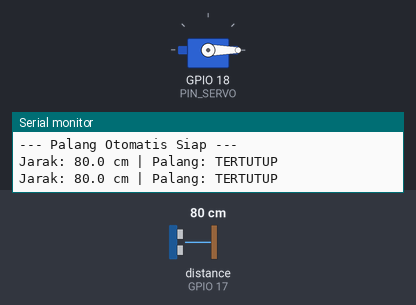
Bench run of a sketch on a simulated ESP32. Shown: servo, the last lines printed to the serial monitor. Wiring (inferred from the names in the program): ultrasonic range finder: trigger GPIO 5; echo GPIO 17. The inputs (shaded band) are chosen by the test bench; at power-on: distance to the obstacle (sensor on GPIO 17) 80 cm. The echo pulse lasts 58.3 µs per cm.

Above: at 1.2 s.
1.3 s: distance to the obstacle (sensor on GPIO 17) set to 12 cm
2.8 s: distance to the obstacle (sensor on GPIO 17) set to 9 cm
At 3.8 s:
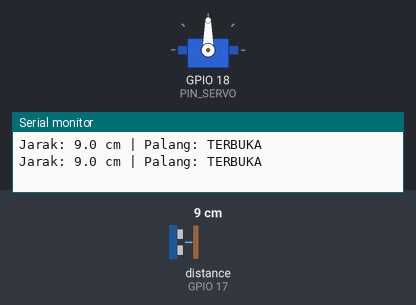
Timing chart, 0 to 5.8 s (numbered marks = the images above; inputs shaded):
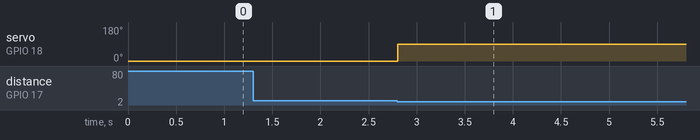

Measured:
- the behaviour switches between 11 and 10 cm on distance to the obstacle (sensor on GPIO 17) (found by bisection; images 0 and 1)
- after the input at 2.8 s, servo on GPIO 18 (PIN_SERVO): 0° → 90° at once

The sketch:

soal4_palang_servo.ino
```cpp
/*
 * UTS Praktikum IoT - Soal 4: Mekanisme Palang Otomatis Berbasis Motor Servo
 * Servo SG90 sinyal -> GPIO 18
 * HC-SR04 Trig -> GPIO 5, Echo -> GPIO 17
 *
 * Jarak objek < 10 cm  -> servo 90 derajat (palang TERBUKA)
 * Jarak objek >= 10 cm -> servo 0 derajat  (palang TERTUTUP)
 *
 * Library: ESP32Servo
 */
#include <Arduino.h>
#include <ESP32Servo.h>

const int PIN_SERVO = 18;
const int PIN_TRIG  = 5;
const int PIN_ECHO  = 17;

const float JARAK_BUKA_CM = 10.0;    // batas deteksi objek
const int   SUDUT_BUKA    = 90;
const int   SUDUT_TUTUP   = 0;

const unsigned long INTERVAL_UKUR_MS  = 100;    // ukur jarak 10 kali per detik
const unsigned long INTERVAL_CETAK_MS = 500;    // cetak log tiap 0,5 detik
const unsigned long TIMEOUT_ECHO_US   = 30000;  // 30 ms = sekitar 5 m (tanpa echo = di luar jangkauan)

Servo servoPalang;
bool palangTerbuka = false;
unsigned long waktuUkur = 0, waktuCetak = 0;

// Ukur jarak (cm). Mengembalikan -1 bila tidak ada pantulan dalam batas waktu.
float ukurJarakCm() {
  digitalWrite(PIN_TRIG, LOW);
  delayMicroseconds(2);
  digitalWrite(PIN_TRIG, HIGH);          // pulsa pemicu 10 mikrodetik
  delayMicroseconds(10);
  digitalWrite(PIN_TRIG, LOW);

  unsigned long durasi = pulseIn(PIN_ECHO, HIGH, TIMEOUT_ECHO_US);
  if (durasi == 0) return -1;
  // Kecepatan suara = 0,0343 cm/us; dibagi 2 karena gelombang pergi-pulang
  return durasi * 0.0343f / 2.0f;
}

// Gerakkan servo hanya bila status berubah (mengurangi jitter dan beban)
void aturPalang(bool buka) {
  if (buka == palangTerbuka) return;
  palangTerbuka = buka;
  servoPalang.write(buka ? SUDUT_BUKA : SUDUT_TUTUP);
  Serial.println(buka ? ">>> Objek terdeteksi: palang TERBUKA (90 derajat)"
                      : ">>> Objek menjauh: palang TERTUTUP (0 derajat)");
}

void setup() {
  Serial.begin(115200);
  pinMode(PIN_TRIG, OUTPUT);
  pinMode(PIN_ECHO, INPUT);
  servoPalang.setPeriodHertz(50);               // frekuensi standar servo 50 Hz
  servoPalang.attach(PIN_SERVO, 500, 2400);     // lebar pulsa 500-2400 us
  servoPalang.write(SUDUT_TUTUP);               // posisi awal tertutup
  Serial.println("--- Palang Otomatis Siap ---");
}

void loop() {
  unsigned long sekarang = millis();

  if (sekarang - waktuUkur >= INTERVAL_UKUR_MS) {
    waktuUkur = sekarang;

    float jarak = ukurJarakCm();
    bool objekDekat = (jarak > 0 && jarak < JARAK_BUKA_CM);   // jarak -1 dianggap jauh
    aturPalang(objekDekat);

    if (sekarang - waktuCetak >= INTERVAL_CETAK_MS) {
      waktuCetak = sekarang;
      if (jarak < 0) Serial.println("Jarak: di luar jangkauan");
      else           Serial.printf("Jarak: %.1f cm | Palang: %s\n",
                                   jarak, palangTerbuka ? "TERBUKA" : "TERTUTUP");
    }
  }
}
```
